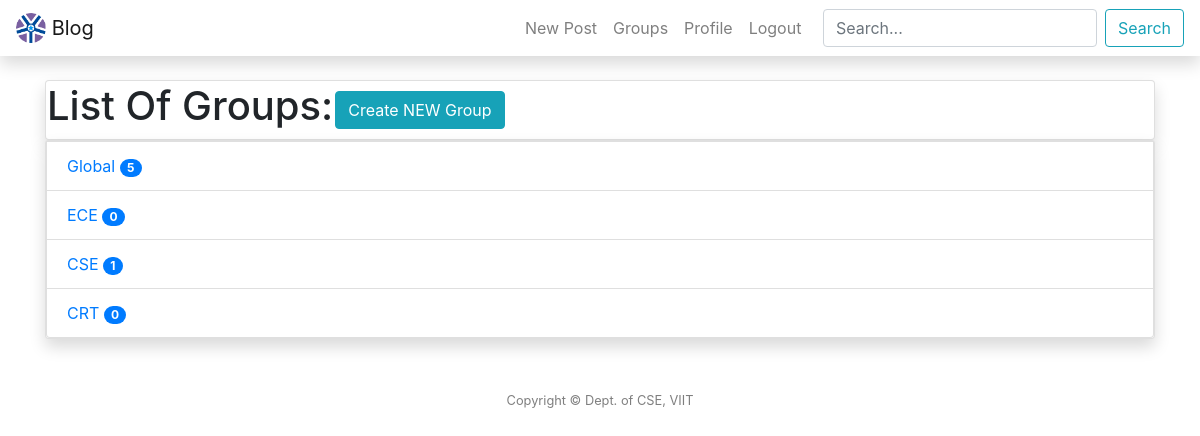
Page /groups/ (signed in) on the committed database.
### groups/models.py (models this page shows, shortened)
class Com(models.Model):
	name = models.CharField(max_length = 100, primary_key=True)
	discripton = models.TextField(default="Test")
	user = models.ForeignKey(User, on_delete = models.CASCADE)
	count = models.IntegerField(default=0)
	def __str__(self):
		return self.name

### groups/views.py (the view)
# urls.py: path('groups/',GroupListView.as_view() , name = 'groups'),
class GroupListView(ListView):
	model = Com
	template_name = 'groups/groups.html'
	context_object_name = 'group'
	ordering = ['-name']

### templates/groups/groups.html (shortened to what this page needs)
{% extends "post/header.html"%} {% block title %}Groups{% endblock %} {% block content %}
<div class="container">
<table class="card shadow portfolio">
    <tr>
        <td>
            <h1> List Of Groups:</h1>
        </td>
        <td>
            <a type="button" href="{%url 'group-create'%}" class="btn btn-info">Create NEW Group</a>
        </td>
    </tr>
</table>
<ul class="list-group card shadow portfolio">
    {% for g in group %}
                <a href="{% url 'groups' %}{{ g.name }}">
                <li class="list-group-item d-flex justify-content-between align-items-center">
                    {{g}}
                    <span class="badge badge-primary badge-pill">{{ g.count }}</span>
                    </a>
				{% endfor %}
    		</ul>
{% endblock content %}

### rows in the picture
Com: name "Global", count "5"
Com: name "ECE", count "0"
Com: name "CSE", count "1"
Com: name "CRT", count "0"
